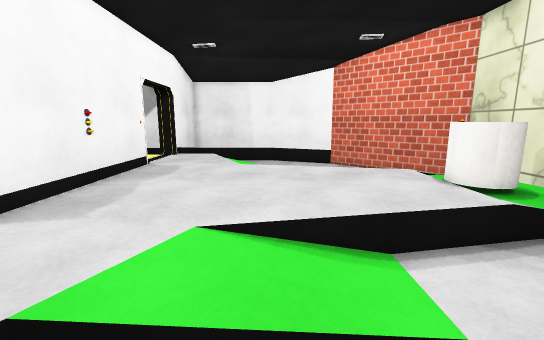
[1] (above)

12 first-person views from a walk through a 3-D level made in the Unity game engine. The camera is 1.5 m above the floor, tilts 10° down and sees 90° across. The floor is counted in squares, 0.5 m on a side. Each view is taken from the middle of a square. On the plan, view 1 faces up. The plan holds only what a view shows up to about 20 squares ahead; the rest is blank. The place goes on beyond the plan. The player character is not drawn. Door leaves are left out, so doorways stand open. Surface patterns are stand-ins for the level's own textures.

[2]
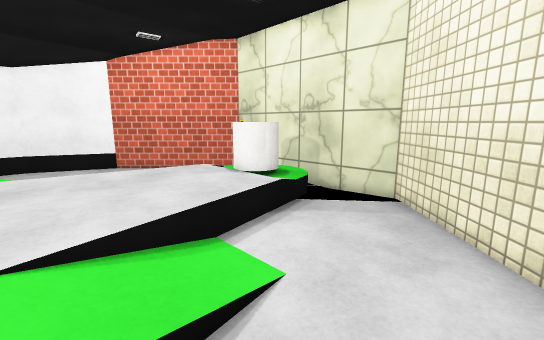

[3]
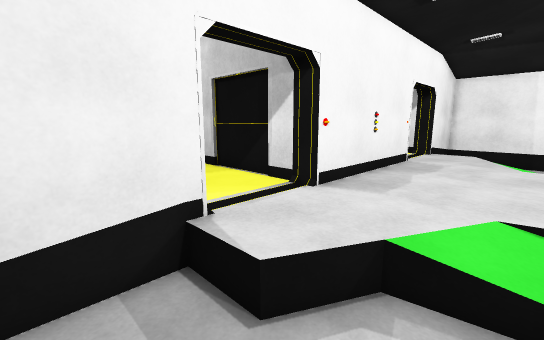

[4]
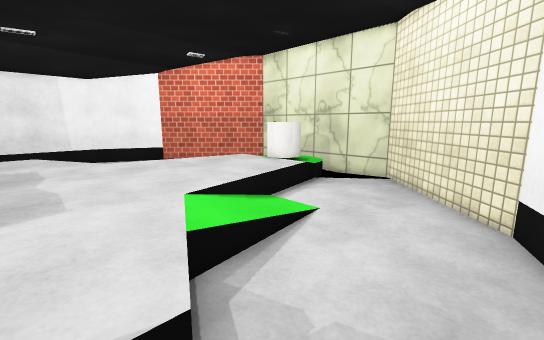

[5]
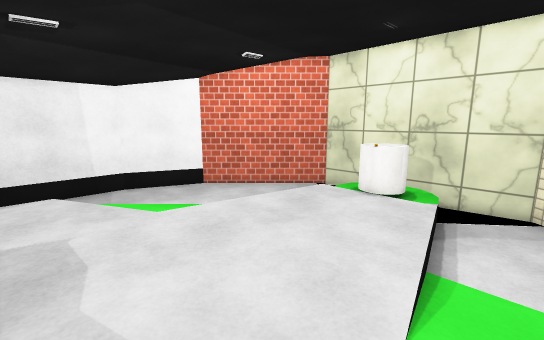

[6]
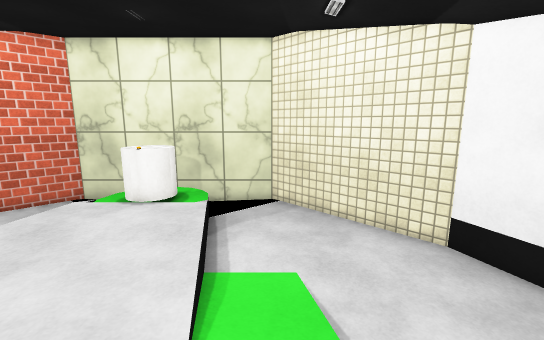

[7]
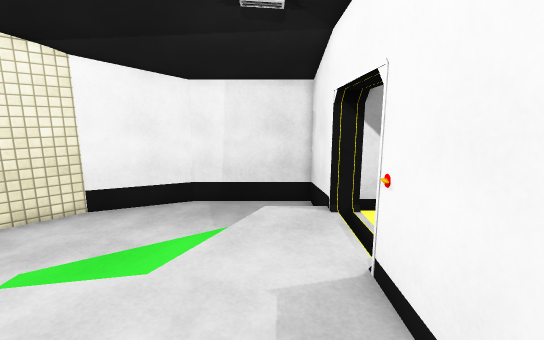

[8]
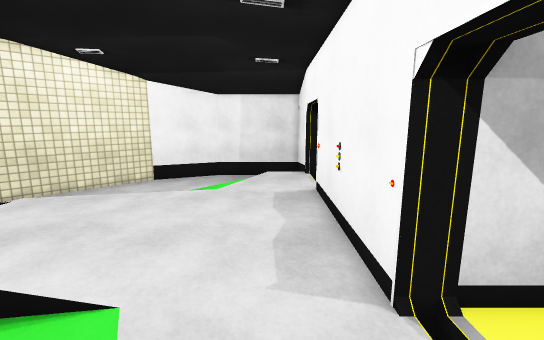

[9]
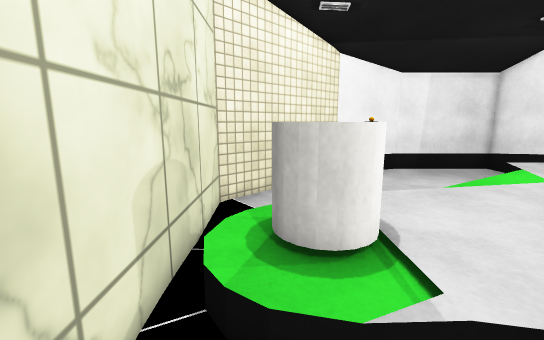

[10]
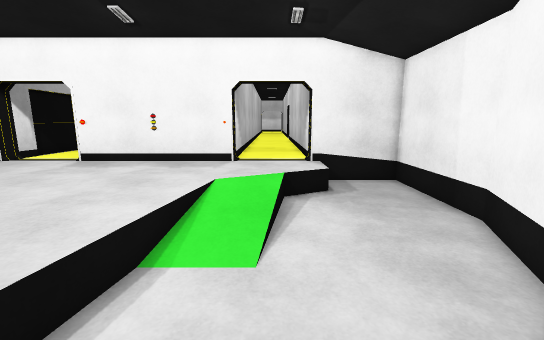

[11]
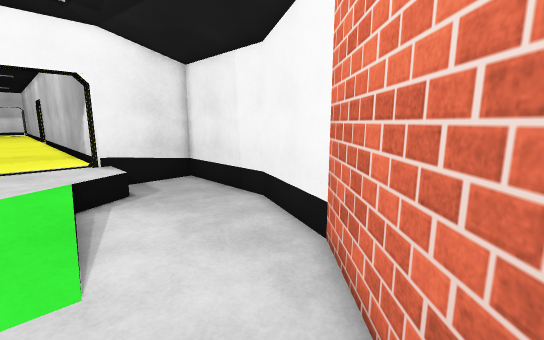

[12]
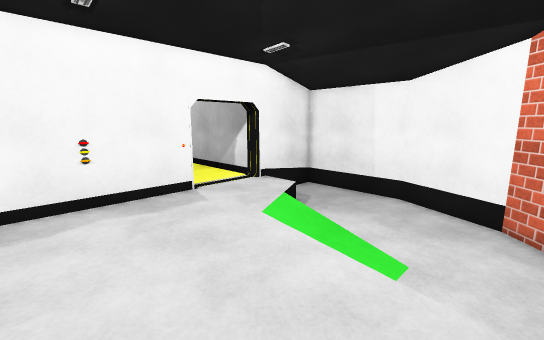

### Floor plan
Key: @ floor where view 1 was taken; # wall or solid block; . main floor; : floor 0.25 m higher than the main floor; + floor 0.5 m higher than the main floor; / step, stairs or slope; D open door; C cylinder; O other object.
Columns run from 8 left of view 1 to 10 right of it. Each row starts with its distance up from view 1.
 22   #######
 21   #.....####
 20   #........###
 19   #..........##
 18   #...........##
 17   D++..........##
 16   D++/..........##
 15  #D++++///.......##
 14  DD+++++::....  ..#
 13 #DO+++++::....    #
 12   #++++++++//..   #
 11   #+++++++++++++/.#
 10   #+++++++++++CCCO#
  9   #+++++++++++CCCO#
  8   #+++++++++++CCCO#
  7   #+++++++++++++/.#
  6   #++++++++//.....#
  5 #DO+++++/:........#
  4  DD++++:/:........#
  3  #D++++///.......##
  2   D++/..........##
  1   D++..........##
  0   #.....@.....##
 -1   #..........##
 -2   #........###
 -3   ##########

Where each view was taken, in squares from view 1:
view 1: 0 up, 0 right, facing up
view 2: 0 up, 1 left, facing up-right
view 3: 2 down, 1 left, facing up-left
view 4: 2 down, 5 left, facing up-right
view 5: 4 up, 5 left, facing up-right
view 6: 4 up, 4 left, facing right
view 7: 10 up, 4 left, facing down
view 8: 17 up, 4 left, facing down
view 9: 14 up, 8 right, facing down
view 10: 15 up, 8 right, facing left
view 11: 14 up, 8 right, facing up-left
view 12: 7 up, 5 right, facing up-left
